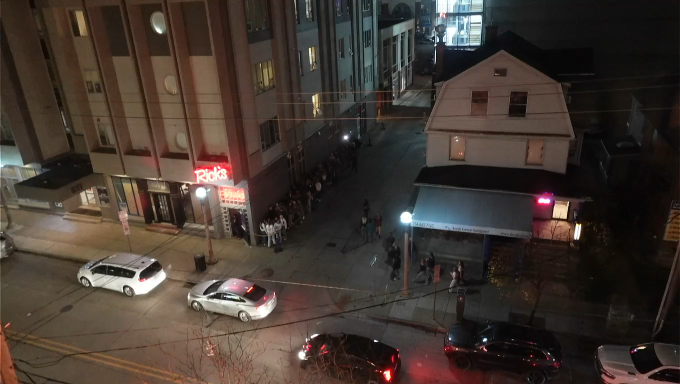
#> input picture data/ricks-frame.jpg, 1360 x 768 px, found by its file name (shown at 1/2 size)
$ python analyze_area.py
#> lines starting #> are read from the running program, lines starting #| are printed output that depends on the picture; after the words box and inside, x2 and y2 are one past the last pixel; in counts of white or black regions, pixels touching at a corner belong together
#> further down, image is the input picture: shape (768, 1360, 3); mean B, G, R 48.6, 55.7, 66.3
import cv2
import numpy as np

def analyze_filled_area_fixed(image, queue_box):
    # Convert the list of coordinates to a NumPy array
    polygon = np.array(queue_box, dtype=np.int32)

    # Step 1: Create a stricter mask for the polygon
    mask = np.zeros(image.shape[:2], dtype=np.uint8)
    cv2.fillPoly(mask, [polygon], 255)
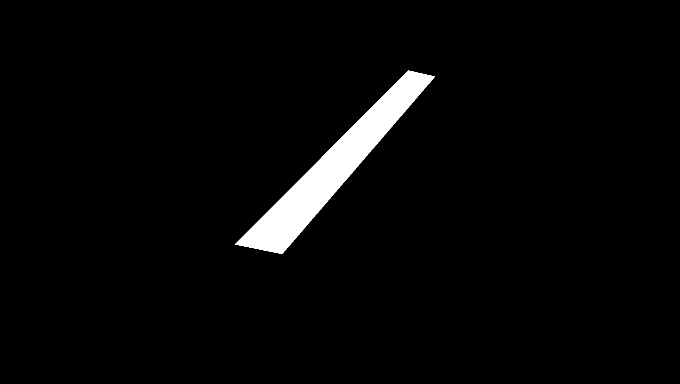
#> mask: shape (768, 1360) (shown at 1/2 size); 3% white; 1 white region, box (x1, y1, x2, y2) and area: (470, 141, 870, 508) 31231
    masked_image = cv2.bitwise_and(image, image, mask=mask)

    # Step 2: Convert masked area to grayscale
    gray = cv2.cvtColor(masked_image, cv2.COLOR_BGR2GRAY)

    # Step 3: Apply adaptive thresholding for better contrast handling
    thresholded = cv2.adaptiveThreshold(
        gray, 255, cv2.ADAPTIVE_THRESH_GAUSSIAN_C, cv2.THRESH_BINARY_INV, 11, 2
    )
#> thresholded: shape (768, 1360); 1.3% white in thin lines or dots, all inside (x1, y1, x2, y2) = (467, 138, 871, 511)

    # Step 4: Apply morphological operations to clean up noise
    kernel = np.ones((3, 3), np.uint8)
    cleaned = cv2.morphologyEx(thresholded, cv2.MORPH_OPEN, kernel)
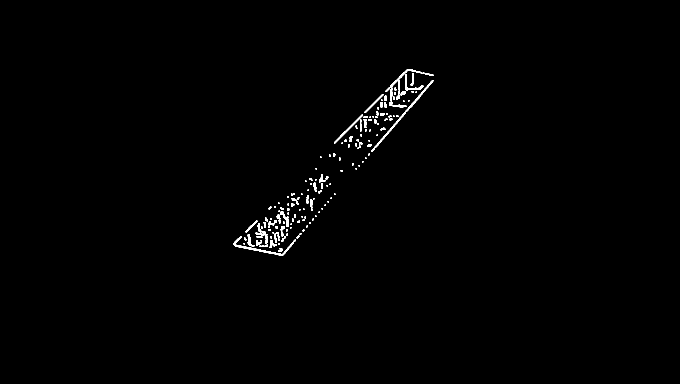
#> cleaned: shape (768, 1360) (shown at 1/2 size); 0.68% white; 168 white regions (89 under 20 px)

    # Step 5: Find contours in the cleaned image
    contours, _ = cv2.findContours(cleaned, cv2.RETR_EXTERNAL, cv2.CHAIN_APPROX_SIMPLE)
#> contours = 168 contours, 119 with area under 20; largest, box (x1, y1, x2, y2) and area: (742, 160, 867, 304) 534, (467, 472, 592, 511) 466, (771, 138, 844, 184) 316, (668, 229, 726, 287) 234, (810, 148, 847, 181) 176

    # Filter contours by area to remove small, noisy detections
    min_contour_area = 50  # Adjust this value as needed
    valid_contours = [contour for contour in contours if cv2.contourArea(contour) > min_contour_area]
#> valid_contours = 20 contours; largest, box (x1, y1, x2, y2) and area: (742, 160, 867, 304) 534, (467, 472, 592, 511) 466, (771, 138, 844, 184) 316, (668, 229, 726, 287) 234, (810, 148, 847, 181) 176

    # Step 6: Visualize contours on the original image
    contour_image = image.copy()
    cv2.polylines(contour_image, [polygon], isClosed=True, color=(0, 255, 0), thickness=2)
    cv2.drawContours(contour_image, valid_contours, -1, (255, 0, 0), 2)
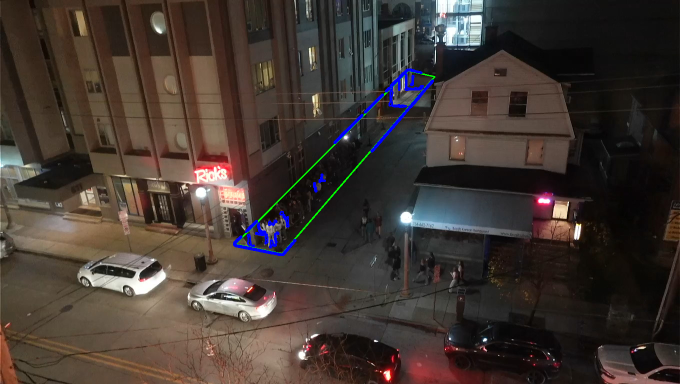
#> contour_image: shape (768, 1360, 3) (shown at 1/2 size); mean B, G, R 49.9, 55.8, 66

    # Step 7: Calculate the filled area
    filled_area = sum(cv2.contourArea(contour) for contour in valid_contours)
#> filled_area = 2928
    total_area = cv2.contourArea(polygon)
    fill_ratio = filled_area / total_area if total_area > 0 else 0
#> fill_ratio = 0.095

    # Overlay information on the final image
    result_image = contour_image.copy()
    cv2.putText(result_image, f"Filled Area: {int(filled_area)} px", (10, 30),
                cv2.FONT_HERSHEY_SIMPLEX, 0.7, (0, 255, 0), 2)
    cv2.putText(result_image, f"Total Area: {int(total_area)} px", (10, 60),
                cv2.FONT_HERSHEY_SIMPLEX, 0.7, (0, 255, 0), 2)
    cv2.putText(result_image, f"Fill Ratio: {fill_ratio:.2%}", (10, 90),
                cv2.FONT_HERSHEY_SIMPLEX, 0.7, (0, 255, 0), 2)

    # Display all intermediate results in a 2x2 grid
    step1 = cv2.resize(masked_image, (300, 300))
    step2 = cv2.resize(cv2.cvtColor(thresholded, cv2.COLOR_GRAY2BGR), (300, 300))
    step3 = cv2.resize(cv2.cvtColor(cleaned, cv2.COLOR_GRAY2BGR), (300, 300))
    step4 = cv2.resize(result_image, (300, 300))
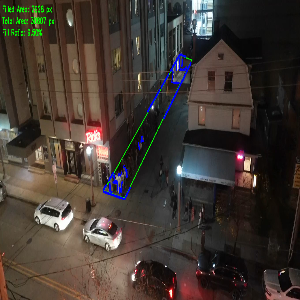
#> step4: shape (300, 300, 3); mean B, G, R 49.6, 56.5, 65.6

    # Combine images in 2x2 grid
    top_row = np.hstack([step1, step2])
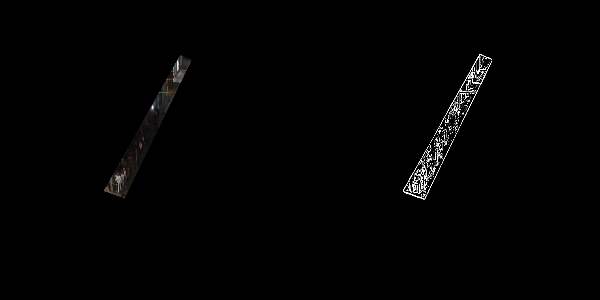
#> top_row: shape (300, 600, 3); mean B, G, R 2.1, 2.2, 2.2
    bottom_row = np.hstack([step3, step4])
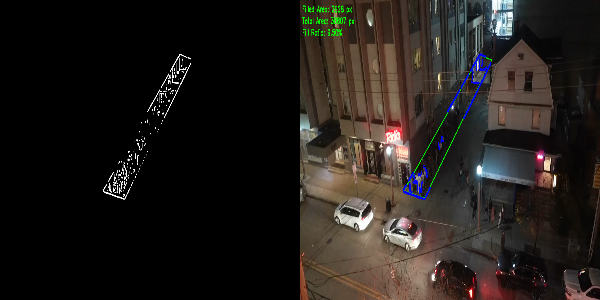
#> bottom_row: shape (300, 600, 3); mean of channels 0, 1, 2 25.7, 29.1, 33.7; drawn as B, G, R
    combined = np.vstack([top_row, bottom_row])
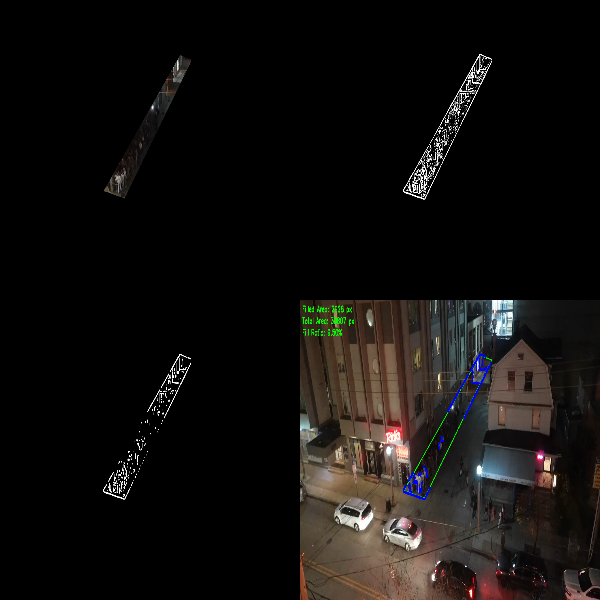
#> combined: shape (600, 600, 3); mean B, G, R 13.9, 15.7, 17.9

    # Show the combined results
    cv2.imshow("Processing Steps", combined)
    cv2.waitKey(0)
    cv2.destroyAllWindows()

# Define the polygon coordinates (queue_box)
queue_box = [(564, 507), (470, 488), (816, 141), (869, 153)]

# Load the image
image = cv2.imread("../data/ricks-frame.jpg")

# Analyze the filled area
analyze_filled_area_fixed(image, queue_box)
